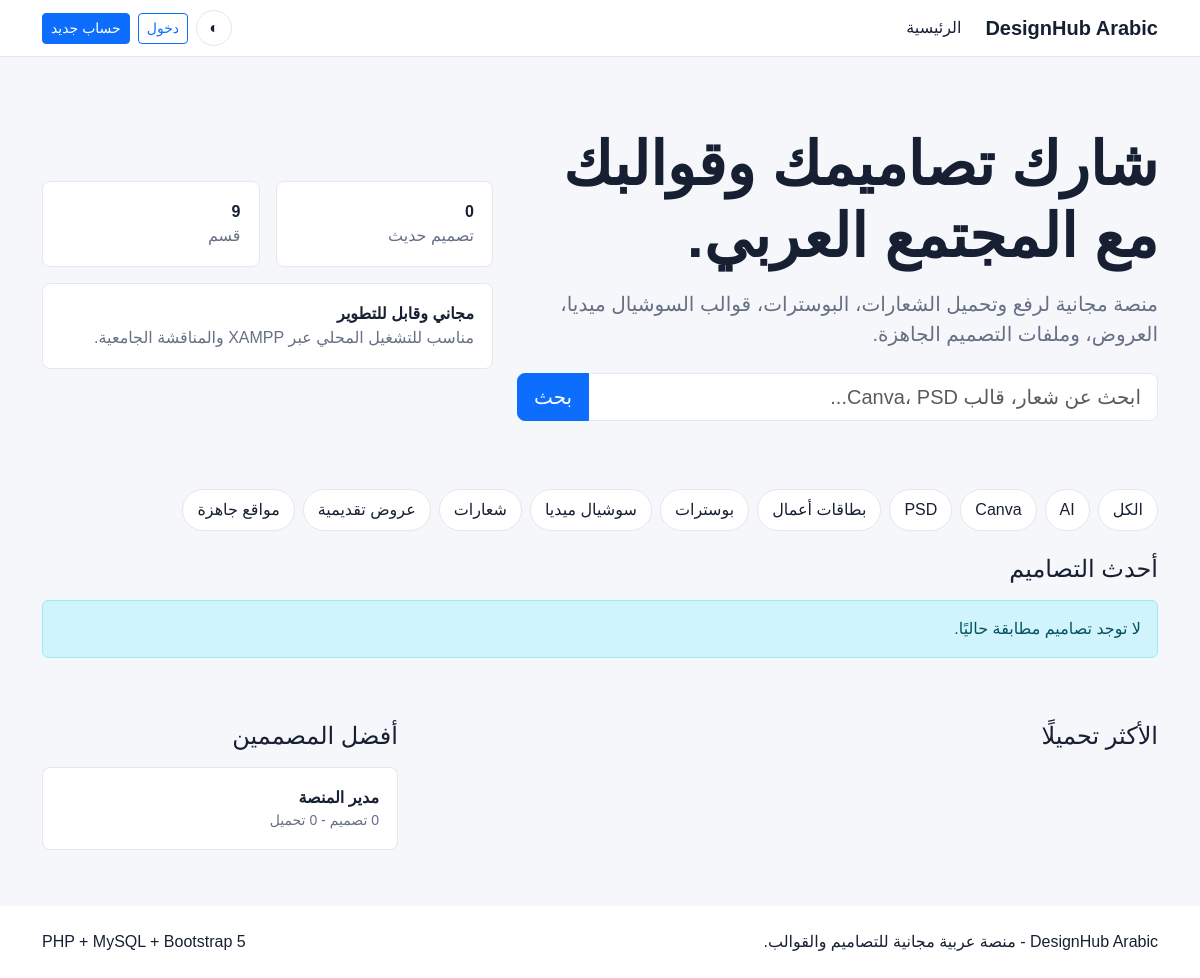
The page / on the database its author committed.
### tables this page shows
CREATE TABLE IF NOT EXISTS categories (
  id INT AUTO_INCREMENT PRIMARY KEY,
  name VARCHAR(100) NOT NULL UNIQUE,
  created_at TIMESTAMP DEFAULT CURRENT_TIMESTAMP
);

### includes/auth.php (called while the page is built, shortened)
<?php
function e(?string $value): string
{
    return htmlspecialchars($value ?? '', ENT_QUOTES, 'UTF-8');
}

### index.php (the view, shortened to what this page needs)
<?php
require_once __DIR__ . '/includes/db.php';
require_once __DIR__ . '/includes/auth.php';
$q = trim($_GET['q'] ?? '');
$page = max(1, (int)($_GET['page'] ?? 1));
$perPage = 12;
$categories = $pdo->query('SELECT * FROM categories ORDER BY name')->fetchAll();
$where = ["d.status = 'approved'"];
$params = [];
$offset = ($page - 1) * $perPage;
$sql = 'SELECT d.*, c.name AS category_name, u.username
    FROM designs d
    JOIN categories c ON c.id = d.category_id
    JOIN users u ON u.id = d.user_id
    WHERE ' . implode(' AND ', $where) . '
    ORDER BY d.created_at DESC
    LIMIT ' . (int)$perPage . ' OFFSET ' . (int)$offset;
$stmt = $pdo->prepare($sql);
$stmt->execute($params);
$latestDesigns = $stmt->fetchAll();
$topDesigners = $pdo->query(
    "SELECT u.username, u.profile_image, COUNT(d.id) AS total_designs, COALESCE(SUM(d.downloads), 0) AS total_downloads
     FROM users u LEFT JOIN designs d ON d.user_id = u.id AND d.status = 'approved'
     GROUP BY u.id ORDER BY total_downloads DESC, total_designs DESC LIMIT 5"
)->fetchAll();
include __DIR__ . '/includes/header.php';
?>
<section class="hero">
    <div class="container">
        <div class="row align-items-center g-4">
            <div class="col-lg-7">
                <h1>شارك تصاميمك وقوالبك مع المجتمع العربي.</h1>
                <p class="lead mt-3">منصة مجانية لرفع وتحميل الشعارات، البوسترات، قوالب السوشيال ميديا، العروض، وملفات التصميم الجاهزة.</p>
                <form class="search-box mt-4" method="get">
                    <div class="input-group input-group-lg">
                        <input class="form-control" name="q" value="<?= e($q) ?>" placeholder="ابحث عن شعار، قالب Canva، PSD...">
                        <button class="btn btn-primary">بحث</button>
                    </div>
                </form>
            </div>
            <div class="col-lg-5">
                <div class="row g-3">
                    <div class="col-6"><div class="stat-box"><strong><?= count($latestDesigns) ?></strong><br><span class="text-muted">تصميم حديث</span></div></div>
                    <div class="col-6"><div class="stat-box"><strong><?= count($categories) ?></strong><br><span class="text-muted">قسم</span></div></div>
                    <div class="col-12"><div class="stat-box"><strong>مجاني وقابل للتطوير</strong><br><span class="text-muted">مناسب للتشغيل المحلي عبر XAMPP والمناقشة الجامعية.</span></div></div>
                </div>
            </div>
        </div>
    </div>
</section>
<section class="container">
    <div class="d-flex flex-wrap gap-2 mb-4">
        <a class="category-pill" href="index.php">الكل</a>
        <?php foreach ($categories as $category): ?>
            <a class="category-pill" href="index.php?category=<?= (int)$category['id'] ?>"><?= e($category['name']) ?></a>
        <?php endforeach; ?>
    </div>
    <div class="d-flex justify-content-between align-items-center mb-3">
        <h2 class="h4 m-0">أحدث التصاميم</h2>
    </div>
    <div class="row g-4">
        <?php if (!$latestDesigns): ?>
            <div class="col-12"><div class="alert alert-info">لا توجد تصاميم مطابقة حاليًا.</div></div>
        <?php endif; ?>
    </div>
</section>
<section class="container mt-5">
    <div class="row g-4">
        <div class="col-lg-8">
            <h2 class="h4 mb-3">الأكثر تحميلًا</h2>
        </div>
        <div class="col-lg-4">
            <h2 class="h4 mb-3">أفضل المصممين</h2>
            <?php foreach ($topDesigners as $designer): ?>
                <div class="stat-box mb-2">
                    <strong><?= e($designer['username']) ?></strong>
                    <div class="text-muted small"><?= (int)$designer['total_designs'] ?> تصميم - <?= (int)$designer['total_downloads'] ?> تحميل</div>
                </div>
            <?php endforeach; ?>
        </div>
    </div>
</section>
<?php include __DIR__ . '/includes/footer.php'; ?>

### assets/css/style.css (style rules this page uses)
:root { --bg: #f6f7fb; --surface: #ffffff; --text: #172033; --muted: #667085; --primary: #2563eb; --accent: #10b981; --border: #e5e7eb; }
body { background: var(--bg); color: var(--text); font-family: Tahoma, Arial, sans-serif; }
.navbar, footer, .card, .stat-box, .filter-bar, .auth-panel { background: var(--surface); border-color: var(--border) !important; }
.hero { padding: 72px 0 44px; }
.hero h1 { font-size: clamp(2rem, 5vw, 4.5rem); font-weight: 800; letter-spacing: 0; }
.hero p, .text-muted { color: var(--muted) !important; }
.search-box { max-width: 760px; }
.category-pill { display: inline-flex; align-items: center; padding: 8px 14px; border-radius: 999px; border: 1px solid var(--border); color: var(--text); text-decoration: none; background: var(--surface); }
.stat-box { border: 1px solid var(--border); border-radius: 8px; padding: 18px; }
.form-control, .form-select { background: var(--surface); color: var(--text); border-color: var(--border); }
a { color: var(--primary); }

### rows shown on the page
categories: name "AI"
categories: name "Canva"
categories: name "PSD"
categories: name "بطاقات أعمال"
categories: name "بوسترات"
categories: name "سوشيال ميديا"
categories: name "شعارات"
categories: name "عروض تقديمية"
categories: name "مواقع جاهزة"

### other values the page prints
count($latestDesigns) "0"
count($categories) "9"
$designer['username'] "مدير المنصة"
$designer['total_designs'] "0"
